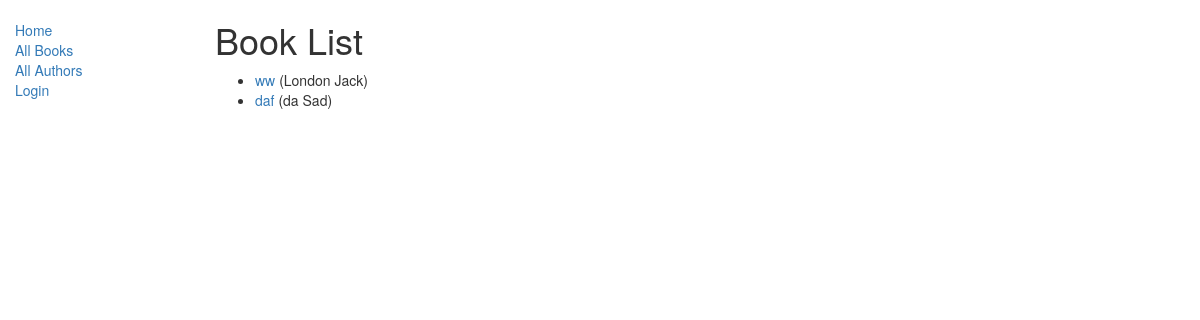
/catalog/books/, run on an earlier commit of the app's database.
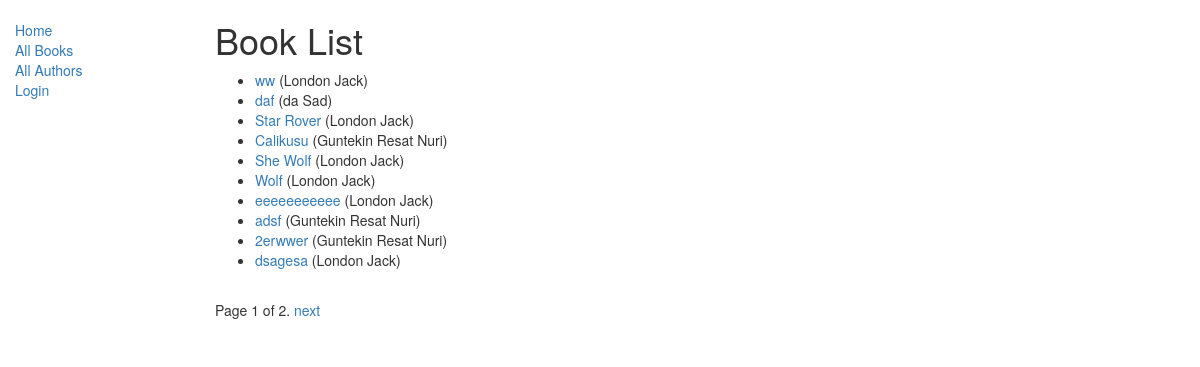
And on a later commit of the database.
### catalog/models.py (models this page shows, shortened)
class Book(models.Model):
	title = models.CharField(max_length=200)
	author = models.ForeignKey('Author', on_delete = models.SET_NULL, null = True)
	summary = models.TextField(max_length=1000, help_text='Enter a brief description of the book')
	isbn = models.CharField('ISBN', max_length=13, help_text='13 Character <a href = "https://www.isbn-international.org/content/what-isbn">ISBN number</a>')
	genre = models.ManyToManyField(Genre, help_text='Select a genre for this book')
	language = models.ForeignKey('Language', on_delete = models.SET_NULL, null=True)
	def display_genre(self):
		'''
		Creates a string for the Genre. This is required to diplay genre in Admin.
		'''
		return ' | '.join([genre.name for genre in self.genre.all()[:3] ])
	display_genre.short_description = 'Genre'
	def get_absolute_url(self):
		return reverse('book-detail', args=[str(self.id)])

class Author(models.Model):
	first_name = models.CharField(max_length=100)
	last_name = models.CharField(max_length=100)
	date_of_birth = models.DateField(null=True, blank=True)
	date_of_death = models.DateField('Died', null=True, blank=True)
	class Meta:
		ordering = ['last_name', 'first_name']
	def __str__(self):
		return '{0} {1}'.format(self.last_name, self.first_name)

### catalog/views.py (the view)
# urls.py: path('books/', views.BookListView.as_view(), name ='books'),
class BookListView(generic.ListView):
	model = Book
	paginate_by = 10

### catalog/templates/catalog/book_list.html
{% extends 'base_generic.html' %}
{% block content %}
	<h1>Book List</h1>
	{% if book_list %}
	<ul>
		{% for book in book_list %}
		<li>
			<a href="{{ book.get_absolute_url }}">{{ book.title }}</a> ({{book.author}})
		</li>
		{% endfor %}
	</ul>
	{% else %}
		<p>There are no books in the library.</p>
	{% endif %}
{% endblock %}

### catalog/templates/base_generic.html (shortened to what this page needs)
	<!DOCTYPE html>
<html lang="en">
<head>
	<link rel="stylesheet" type="text/css" href="https://maxcdn.bootstrapcdn.com/bootstrap/3.3.7/css/bootstrap.min.css">
  	{% load static %}
  	<link rel="stylesheet" type="text/css" href="{% static 'css/styles.css' %}">
</head>
<body>
	<div class="container-fluid">
		<div class="row">
			<div class="col-sm-2">
				{% block sidebar %}
				<ul class="sidebar-nav">
					<li><a href="{% url 'index' %}">Home</a></li>
					<li><a href="{% url 'books' %}">All Books</a></li>
					<li><a href="">All Authors</a></li>
					{% if user.is_authenticated %}
						<li>User: {{ user.get_username }}</li>
						<li><a href="{% url 'my-borrowed' %}">My Borrowed</a></li>
						<li><a href="{% url 'logout'%}?next={{request.path}}">Logout</a></li>
					{% else %}
						<li><a href="{% url 'login'%}?next={{request.path}}">Login</a></li>
					{% endif %}
				</ul>
				{% endblock %}
			</div>
			<div class="col-sm-10">
				{% block content %}{% endblock %}
				{% block pagination %}
  {% if is_paginated %}
      <div class="pagination">
          <span class="page-links">
              <span class="page-current">
                  Page {{ page_obj.number }} of {{ page_obj.paginator.num_pages }}.
              </span>
              {% if page_obj.has_next %}
                  <a href="{{ request.path }}?page={{ page_obj.next_page_number }}">next</a>
              {% endif %}
          </span>
      </div>
  {% endif %}
{% endblock %}
			</div>
		</div>
	</div>
</body>
</html>

### catalog/static/styles.css (style rules this page uses)
.sidebar-nav { margin-top: 20px; padding: 0; list-style: none; }

What changed in the data, as far as the page shows it:
added Book: title "Star Rover", author "London Jack"
added Book: title "Calikusu", author "Guntekin Resat Nuri"
added Book: title "She Wolf", author "London Jack"
added Book: title "Wolf", author "London Jack"
added Book: title "eeeeeeeeeee", author "London Jack"
added Book: title "adsf", author "Guntekin Resat Nuri"
added Book: title "2erwwer", author "Guntekin Resat Nuri"
added Book: title "dsagesa", author "London Jack"
Also different on the page:
{{ page_obj.number }}: (not shown) → "1"
{{ page_obj.paginator.num_pages }}: (not shown) → "2"
text now shown: "Page of . next"
